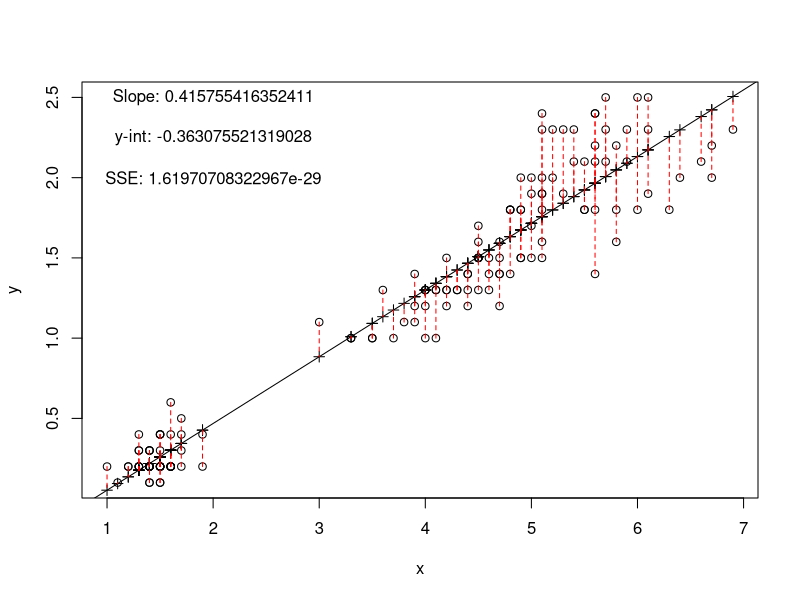
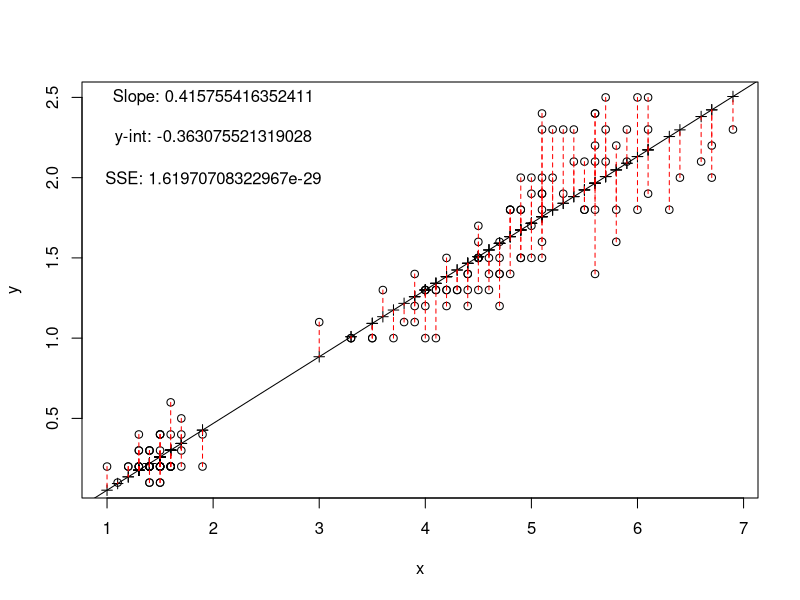
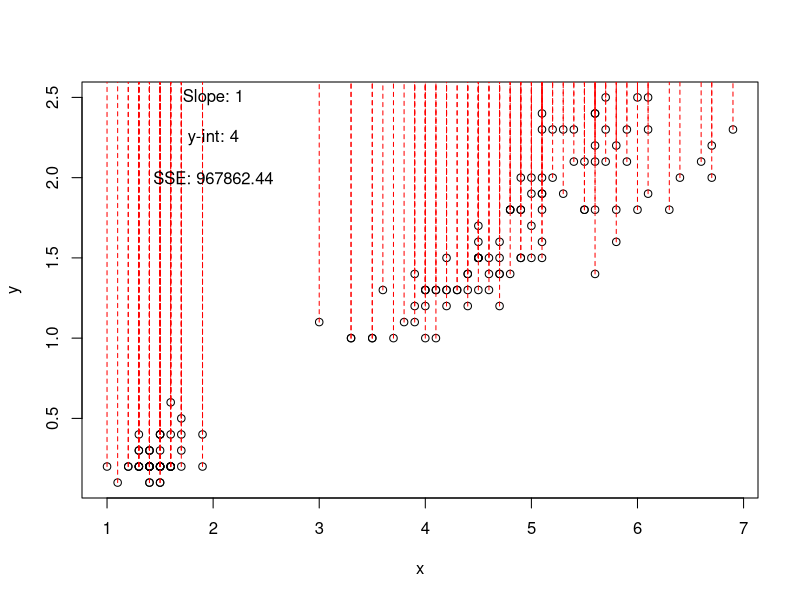
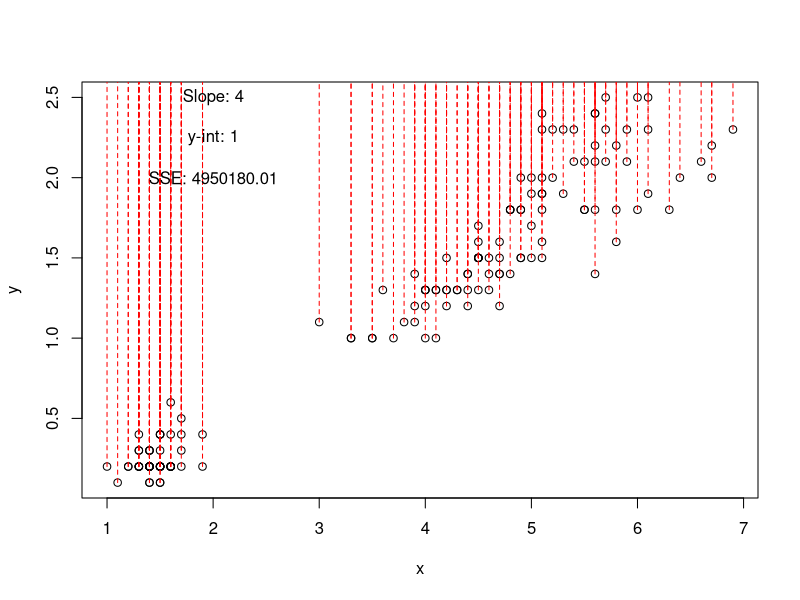
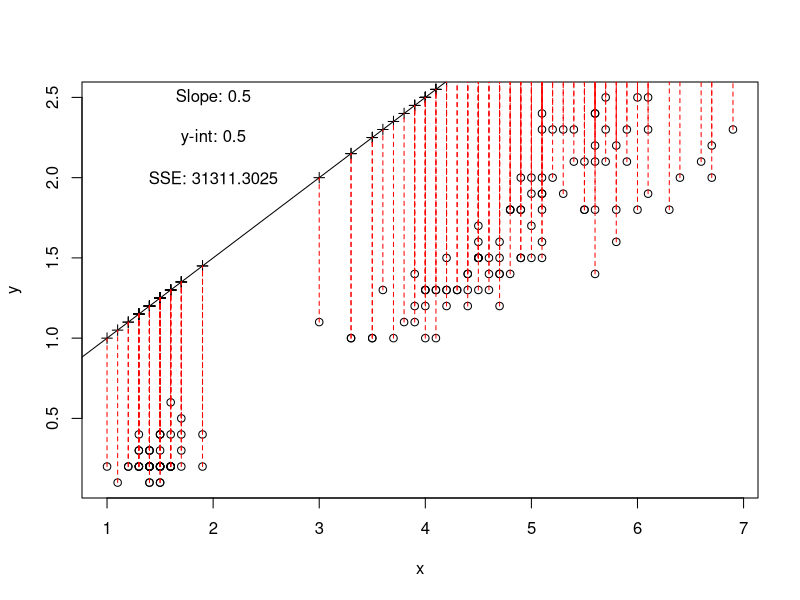
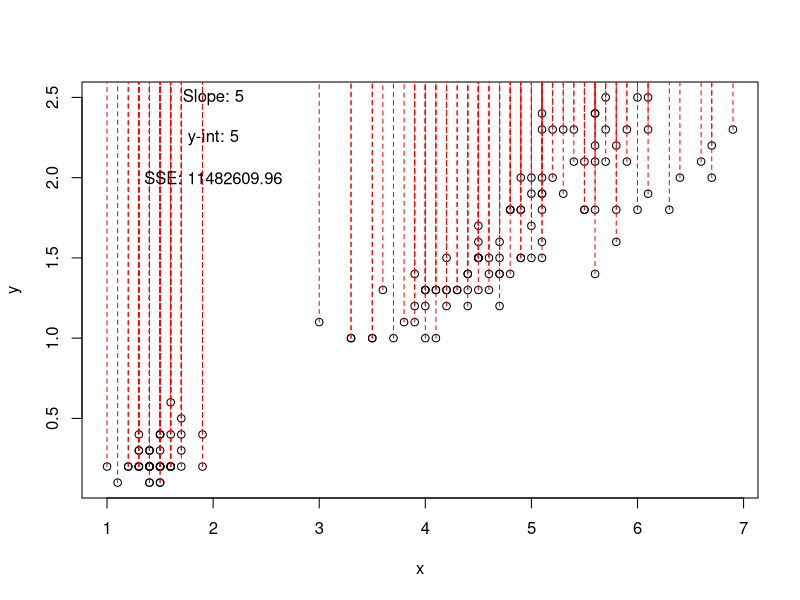
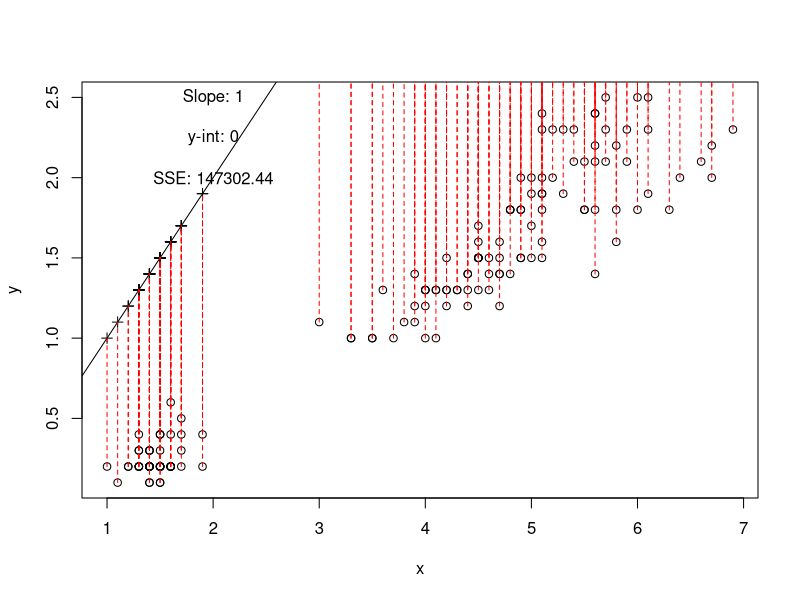

Source code (R) for these figures, in order:
## ---- chunk 1
iris	# Fisherʻs iris dataset
dim(iris)	# dimensions
names(iris)
## ---- chunk 2
names(iris) <- c("sepalL", "sepalW",  "petalL", "petalW", "species")
species <- iris$species   
x <- iris$petalL
y <- iris$petalW
## ---- chunk 3
fit <- lm( y ~ x )  #fitting the linear model
b <- coef( fit ) #grabbing the coefficients
int <- b[1] #intercept
slope <- b[2] #slope

plot(x, y) # plotting the data points
abline(fit) # drawing the regression line on the plot	#look up help for ?abline and figure out how to use		#abline by specify slope and intercept.
yhat <- slope*x + int #the fitted values
points( x, yhat, pch=3)  #adding the fitted points

i=150	#If we want to draw line segments between the 150th point and the fitted regression value for it:
segments( x[i], y[i], x[i], yhat[i], col="red" )
segments( x, y, x, yhat, col="red", lty=2 )	#R is "vectorized": it will work on vectors all at once:

sse <- (yhat-y)		#Using previously defined formulas for y and yhat, we can determine the SSE.
SSE <- sum((sse))^2

text(2,2.5, paste("Slope:", slope)) 	#This section is just to add text on top of the graph. The first two numbers are the x and y coordinates that the text will be placed at, then the part in the quotation marks is the title of the text, and the last bit is the variable that will be displayed next to the title.
text(2,2.25, paste("y-int:", int))
text(2,2, paste("SSE:", SSE))
## ---- chunk 4
myplot <- function(x=iris$petalL, y=iris$petalW, myint=int, myslope=slope)	{
	yhat <- myslope*x + myint
	se <- yhat - y
	sse <- sum(se)^2
	plot(x, y)
	abline(myint, myslope)
	points(x, yhat, pch=3)
	segments(x, y, x, yhat, col="red", lty=2)
	text(2,2.5, paste("Slope:", myslope))
	text(2,2.25, paste("y-int:", myint))
	text(2,2, paste("SSE:", sse))
}

myplot()
myplot(myint=4, myslope=1)
myplot(myint=1, myslope=4)
myplot(myint=0.5, myslope=0.5)
myplot(myint=5, myslope=5)
myplot(myint=0, myslope=1)
## ---- chunk 5
milestokm <- function(x=cars$speed, y=cars$dist)	{
	x <- x*1.60934
	y <- y*1.60934
	plot(x, y)
}
